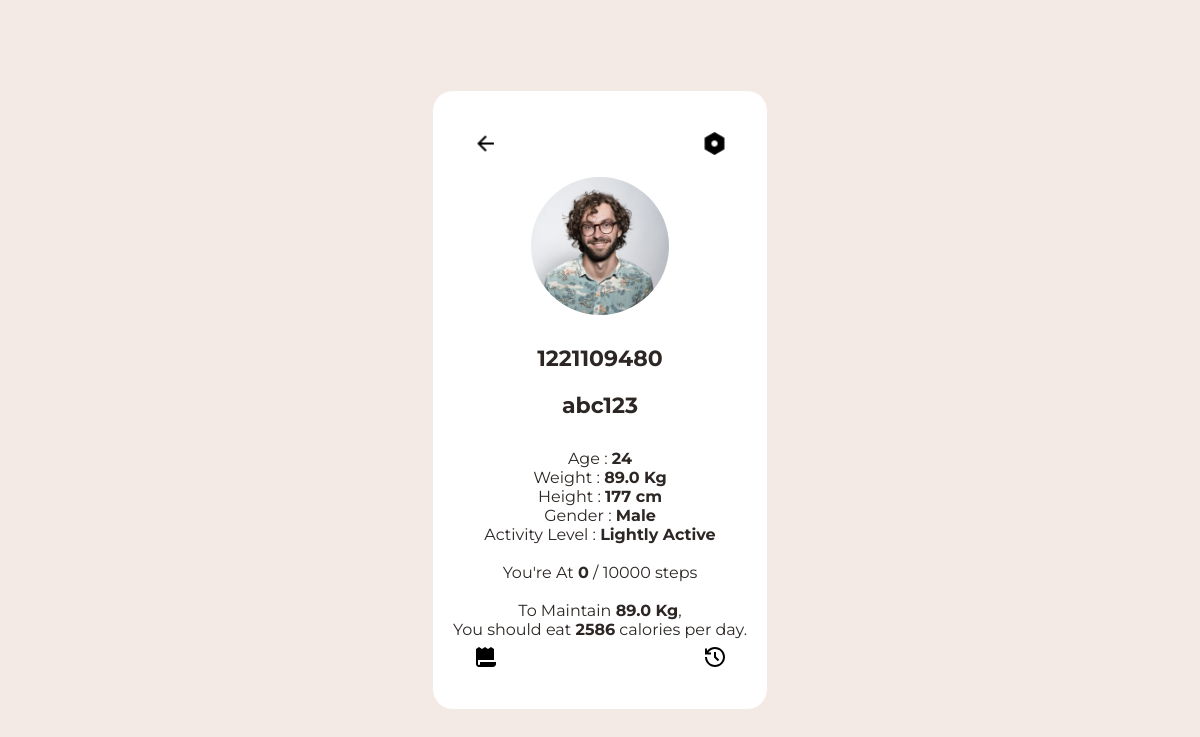
The page /profile (signed in) on the database its author committed.
### website/models.py (models this page shows, shortened)
class User(db.Model, UserMixin):
    id = db.Column(db.Integer, primary_key=True)
    student_id = db.Column(db.Integer, unique=True)
    username = db.Column(db.String(150), unique=True)
    password = db.Column(db.String(50))
    weight = db.Column(db.Float)
    height = db.Column(db.Integer)
    age = db.Column(db.Integer)
    gender = db.Column(db.String(10))
    activity_level = db.Column(db.String(20))
    date_created = db.Column(db.DateTime(timezone=True), default=func.now())
    admin = db.Column(db.Boolean)
    cart_items = db.relationship('Cart', backref=db.backref('user', lazy=True))
    orders = db.relationship('Order', backref=db.backref('user', lazy=True))

### website/views.py (the view, shortened to what this page needs)
@views.route('/profile')
@login_required
def profile():
    user = User.query.filter_by(id=current_user.id).first()
    current_date = date.today()
    steps_log = Activity.query.filter(Activity.customer_link == current_user.id,
                                      Activity.date_added == current_date).order_by(desc(Activity.date_added)).all()
    steps_grouped = defaultdict(list)
    total_steps_accumulated = defaultdict(int)
    if current_date.strftime("%Y/%m/%d") not in total_steps_accumulated:
        total_steps_accumulated[current_date.strftime("%Y/%m/%d")] = 0
    steps_grouped = dict(steps_grouped)
    total_steps_accumulated = dict(total_steps_accumulated)
    return render_template('profile.html',
                           user=user,
                           steps_grouped=steps_grouped,
                           total_steps_accumulated=total_steps_accumulated,
                           current_date=current_date)

### website/__init__.py (called while the page is built)
def create_app():
    app = Flask(__name__)
    app.config['SECRET KEY'] = 'ayamgoreng'
    app.secret_key = 'ayamgoreng'
    app.config['SQLALCHEMY_DATABASE_URI'] = f'sqlite:///{DB_NAME}'
    db.init_app(app)
    @app.errorhandler(404)
    def page_not_found(error):
        return render_template('404.html')
    from .views import views
    from .auth import auth
    from .admin import admin
    from .models import User
    app.register_blueprint(views, url_prefix = '/')
    app.register_blueprint(auth, url_prefix = '/')
    app.register_blueprint(admin, url_prefix = '/')
    from .models import User
    with app.app_context():
        db.create_all()
    login_manager = LoginManager()
    login_manager.login_view = "auth.userauth"
    login_manager.init_app(app)
    @login_manager.user_loader
    def load_user(id):
        return User.query.get(int(id))
    return app

### website/templates/profile.html (shortened to what this page needs)
<!DOCTYPE html>
<html lang="en">
<head>
    <link rel="stylesheet" href="/static/style_profile.css">
</head>
<body>
   <div class="container">
    <div class="profile-box">
        <a href="/home"><img src="/static/images/profile-menu.png" class="menu-icon"></a>
        <a href="/update-profile/{{ user.id }}"><img src="/static/images/settings-fill.png" class="setting-icon"></a>
        <a href="/history"><img class="receipt-icon" src="/static/images/receipt.png"></a>
        <a href="/activity_log"><img class="history-icon" src="/static/images/history-line.png"></a>
        <img src="/static/images/profile-pic.png" class="profile-pic">
        <h3> {{ user.student_id }} </h3>
        <h3> {{ user.username }} </h3>
        <div class="profile-buttom">
              <p>Age : <strong> {{ user.age }} </strong></p>
              <p>Weight : <strong>{{ user.weight }} Kg </strong></p>
              <p>Height : <strong>{{ user.height }} cm </strong></p>
              <p>Gender : <strong> {{ user.gender }} </strong></p>
              <p>Activity Level : <strong> {{ user.activity_level }} </strong> </p>
              <br>
              <p>You're At <strong>{{ total_steps_accumulated[current_date.strftime("%Y/%m/%d")] }}</strong> / 10000 steps</p>
              <br>
              <p>To Maintain <strong>{{ user.weight }} Kg</strong>,</p>
            {% set bmr = 0 %}
            {% if user.gender == 'Male' %}
                {% set bmr = (10 * user.weight) + (6.25 * user.height) - (5 * user.age) + 5 %}
            {% else %}
                {% set bmr = (10 * user.weight) + (6.25 * user.height) - (5 * user.age) - 161 %}
            {% endif %}
            {% set activity_multiplier = {'Sedentary': 1.2, 'Lightly Active': 1.375, 'Moderately Active': 1.55, 'Very Active': 1.725} %}
            {% set activity_factor = activity_multiplier[user.activity_level] %}
            {% set daily_calories = bmr * activity_factor %}
            <p>You should eat <strong>{{ daily_calories|int }}</strong> calories per day.</p>
        </div>
    </div>
   </div>
</html>

### website/static/style_profile.css (style rules this page uses)
* { margin: 0; padding: 0; box-sizing: border-box; font-family: "Montserrat", sans-serif; }
.container { width: 100%; height: 100vh; background-color: #f3eae5; background-size: cover; background-position: center; display: flex; align-items: center; justify-content: center; }
.profile-box { background: white; text-align: center; padding: 40px 90px; color: white; position: relative; border-radius: 20px; }
.profile-box h3 { font-family: "Montserrat", sans-serif; font-size:22px; margin-top: 20px; font-weight: 1000px; color: #2c2724; }
.menu-icon { width: 25px; position: absolute; left: 40px; top: 40px; }
.setting-icon { width: 25px; position: absolute; right: 40px; top: 40px; }
.receipt-icon { position: absolute; text-align: center; bottom: 40px; left: 40px; }
.history-icon { position: absolute; text-align: center; bottom: 40px; right: 40px; }
.profile-pic { width: 150px; border-radius: 50%; background: white; padding: 6px; margin-top: 40px; }
.profile-buttom { background: white; color: #999; padding: 30px 0; margin-right: -70px; margin-left: -70px; border-radius: 20px; }
.profile-box p { color: #2c2724; font-family: "Montserrat", sans-serif; }

### rows shown on the page
User: student_id "1221109480", username "abc123", age "24", weight "89.0", height "177", gender "Male", activity_level "Lightly Active"

### other values the page prints
{{ daily_calories|int }} "2586"
